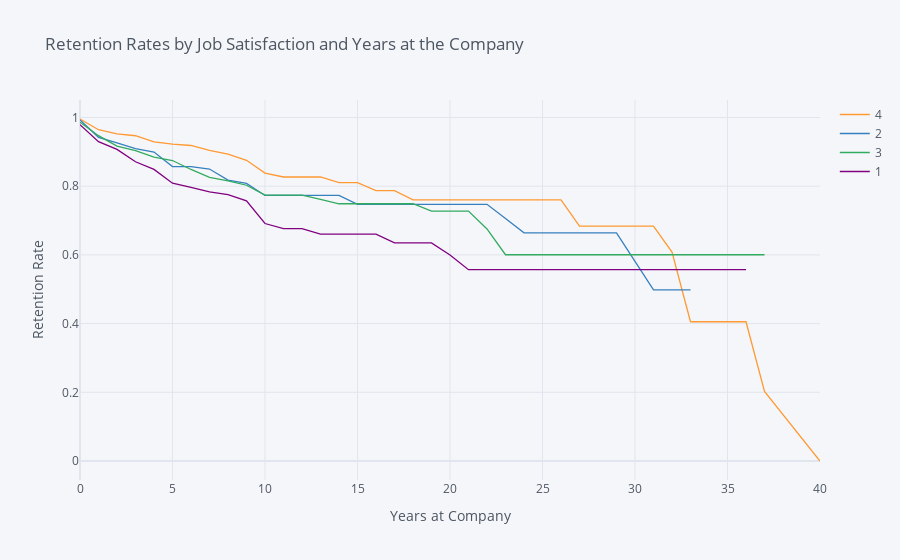

This figure's notebook cell:
### Markdown cell above
## 6. Let's find out how job satisfaction affects retention rates. Generate and plot survival curves for each level of job satisfaction by number of years at the company.

### Code cell
seis_ =  survival(data, 'JobSatisfaction', 'YearsAtCompany', 'Attrition')
seis_.iplot(kind='line', xTitle='Years at Company', yTitle='Retention Rate',
            title='Retention Rates by Job Satisfaction and Years at the Company')

### Figure 1 — Plotly figure (JSON) as saved in the notebook; plotly's stock layout.template omitted (floating-point values rounded to 4 significant figures)
{"data": [{"line": {"color": "rgba(255, 153, 51, 1.0)", "dash": "solid", "shape": "linear", "width": 1.3}, "mode": "lines", "name": "4", "text": "", "type": "scatter", "x": [0, 1, 2, 3, 4, 5, 6, 7, 8, 9, 10, 11, 12, 13, 14, 15, 16, 17, 18, 19, 20, 21, 22, 23, 24, 25, 26, 27, 29, 30, 31, 32, 33, 34, 36, 37, 40], "y": [0.9956, 0.9645, 0.9523, 0.9469, 0.929, 0.9226, 0.9185, 0.9043, 0.8933, 0.8754, 0.838, 0.8268, 0.8268, 0.8268, 0.8103, 0.8103, 0.7872, 0.7872, 0.76, 0.76, 0.76, 0.76, 0.76, 0.76, 0.76, 0.76, 0.76, 0.684, 0.684, 0.684, 0.684, 0.608, 0.4053, 0.4053, 0.4053, 0.2027, 0]}, {"line": {"color": "rgba(55, 128, 191, 1.0)", "dash": "solid", "shape": "linear", "width": 1.3}, "mode": "lines", "name": "2", "text": "", "type": "scatter", "x": [0, 1, 2, 3, 4, 5, 6, 7, 8, 9, 10, 11, 12, 13, 14, 15, 16, 17, 18, 19, 20, 21, 22, 23, 24, 25, 26, 27, 29, 30, 31, 32, 33, 34, 36, 37, 40], "y": [0.9929, 0.9423, 0.9263, 0.9091, 0.8996, 0.8573, 0.8573, 0.85, 0.8179, 0.8083, 0.7731, 0.7731, 0.7731, 0.7731, 0.7731, 0.7474, 0.7474, 0.7474, 0.7474, 0.7474, 0.7474, 0.7474, 0.7474, 0.7059, 0.6643, 0.6643, 0.6643, 0.6643, 0.6643, 0.5813, 0.4983, 0.4983, 0.4983, "", "", "", ""]}, {"line": {"color": "rgba(50, 171, 96, 1.0)", "dash": "solid", "shape": "linear", "width": 1.3}, "mode": "lines", "name": "3", "text": "", "type": "scatter", "x": [0, 1, 2, 3, 4, 5, 6, 7, 8, 9, 10, 11, 12, 13, 14, 15, 16, 17, 18, 19, 20, 21, 22, 23, 24, 25, 26, 27, 29, 30, 31, 32, 33, 34, 36, 37, 40], "y": [0.9864, 0.9471, 0.917, 0.9033, 0.8849, 0.8748, 0.8487, 0.8259, 0.8157, 0.8028, 0.7739, 0.7739, 0.7739, 0.7618, 0.7489, 0.7489, 0.7489, 0.7489, 0.7489, 0.7275, 0.7275, 0.7275, 0.6755, 0.6005, 0.6005, 0.6005, 0.6005, 0.6005, 0.6005, 0.6005, 0.6005, 0.6005, 0.6005, 0.6005, 0.6005, 0.6005, ""]}, {"line": {"color": "rgba(128, 0, 128, 1.0)", "dash": "solid", "shape": "linear", "width": 1.3}, "mode": "lines", "name": "1", "text": "", "type": "scatter", "x": [0, 1, 2, 3, 4, 5, 6, 7, 8, 9, 10, 11, 12, 13, 14, 15, 16, 17, 18, 19, 20, 21, 22, 23, 24, 25, 26, 27, 29, 30, 31, 32, 33, 34, 36, 37, 40], "y": [0.9792, 0.9297, 0.9071, 0.8711, 0.8489, 0.8087, 0.7965, 0.7833, 0.7752, 0.7572, 0.6913, 0.6766, 0.6766, 0.6605, 0.6605, 0.6605, 0.6605, 0.6351, 0.6351, 0.6351, 0.5998, 0.557, 0.557, 0.557, 0.557, 0.557, 0.557, 0.557, 0.557, 0.557, 0.557, 0.557, 0.557, 0.557, 0.557, "", ""]}], "layout": {"autosize": true, "legend": {"bgcolor": "#F5F6F9", "font": {"color": "#4D5663"}}, "paper_bgcolor": "#F5F6F9", "plot_bgcolor": "#F5F6F9", "title": {"font": {"color": "#4D5663"}, "text": "Retention Rates by Job Satisfaction and Years at the Company"}, "xaxis": {"autorange": true, "gridcolor": "#E1E5ED", "range": [0, 40], "showgrid": true, "tickfont": {"color": "#4D5663"}, "title": {"font": {"color": "#4D5663"}, "text": "Years at Company"}, "type": "linear", "zerolinecolor": "#E1E5ED"}, "yaxis": {"autorange": true, "gridcolor": "#E1E5ED", "range": [-0.05531, 1.051], "showgrid": true, "tickfont": {"color": "#4D5663"}, "title": {"font": {"color": "#4D5663"}, "text": "Retention Rate"}, "type": "linear", "zerolinecolor": "#E1E5ED"}}}
